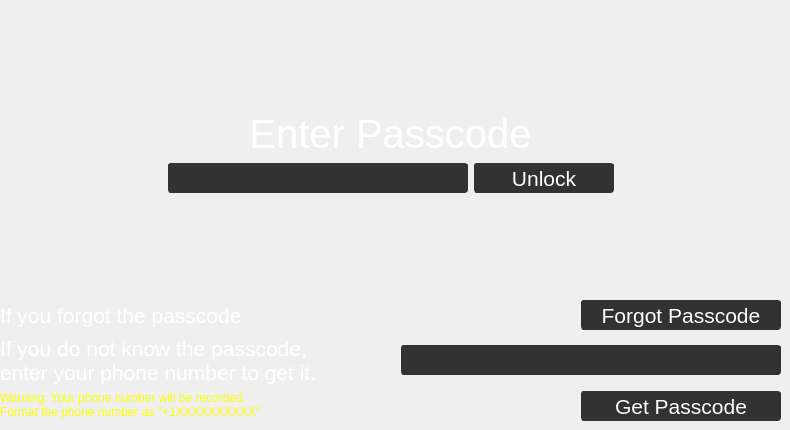
    <widget class="QWidget" name="passcodePage">
     <widget class="QWidget" name="verticalLayoutWidget_6">
      <property name="geometry">
       <rect>
        <x>0</x>
        <y>10</y>
        <width>781</width>
        <height>411</height>
       </rect>
      </property>
      <layout class="QVBoxLayout" name="verticalLayout">
       <item>
        <spacer name="verticalSpacer">
         <property name="orientation">
          <enum>Qt::Vertical</enum>
         </property>
         <property name="sizeHint" stdset="0">
          <size>
           <width>20</width>
           <height>40</height>
          </size>
         </property>
        </spacer>
       </item>
       <item>
        <widget class="QLabel" name="passcodeEnterLabel">
         <property name="font">
          <font>
           <pointsize>30</pointsize>
          </font>
         </property>
         <property name="styleSheet">
          <string notr="true">color:white</string>
         </property>
         <property name="text">
          <string>Enter Passcode</string>
         </property>
         <property name="alignment">
          <set>Qt::AlignCenter</set>
         </property>
        </widget>
       </item>
       <item>
        <layout class="QHBoxLayout" name="horizontalLayout">
         <item>
          <spacer name="horizontalSpacer_3">
           <property name="orientation">
            <enum>Qt::Horizontal</enum>
           </property>
           <property name="sizeHint" stdset="0">
            <size>
             <width>40</width>
             <height>20</height>
            </size>
           </property>
          </spacer>
         </item>
         <item>
          <widget class="QLineEdit" name="passcodeEnterLineEdit">
           <property name="minimumSize">
            <size>
             <width>300</width>
             <height>30</height>
            </size>
           </property>
           <property name="font">
            <font>
             <pointsize>16</pointsize>
            </font>
           </property>
           <property name="styleSheet">
            <string notr="true">color: white; background-color: rgb(50,50,50); border-radius:3px;border-color: rgb(50,50,50);border-width: 1px;border-style: solid;
</string>
           </property>
           <property name="text">
            <string/>
           </property>
           <property name="echoMode">
            <enum>QLineEdit::Password</enum>
           </property>
           <property name="alignment">
            <set>Qt::AlignCenter</set>
           </property>
          </widget>
         </item>
         <item>
          <widget class="QPushButton" name="passcodeEnterPushButton">
           <property name="minimumSize">
            <size>
             <width>140</width>
             <height>30</height>
            </size>
           </property>
           <property name="font">
            <font>
             <pointsize>16</pointsize>
             <bold>false</bold>
            </font>
           </property>
           <property name="styleSheet">
            <string notr="true">color: white; background-color: rgb(50,50,50); border-radius:3px;border-color: rgb(50,50,50);border-width: 1px;border-style: solid;
</string>
           </property>
           <property name="text">
            <string>Unlock</string>
           </property>
          </widget>
         </item>
         <item>
          <spacer name="horizontalSpacer_4">
           <property name="orientation">
            <enum>Qt::Horizontal</enum>
           </property>
           <property name="sizeHint" stdset="0">
            <size>
             <width>40</width>
             <height>20</height>
            </size>
           </property>
          </spacer>
         </item>
        </layout>
       </item>
       <item>
        <spacer name="verticalSpacer_2">
         <property name="orientation">
          <enum>Qt::Vertical</enum>
         </property>
         <property name="sizeHint" stdset="0">
          <size>
           <width>20</width>
           <height>40</height>
          </size>
         </property>
        </spacer>
       </item>
       <item>
        <layout class="QHBoxLayout" name="horizontalLayout_32">
         <item>
          <widget class="QLabel" name="label_10">
           <property name="font">
            <font>
             <pointsize>16</pointsize>
            </font>
           </property>
           <property name="styleSheet">
            <string notr="true">color:white</string>
           </property>
           <property name="text">
            <string>If you forgot the passcode</string>
           </property>
          </widget>
         </item>
         <item>
          <spacer name="horizontalSpacer_33">
           <property name="orientation">
            <enum>Qt::Horizontal</enum>
           </property>
           <property name="sizeHint" stdset="0">
            <size>
             <width>40</width>
             <height>20</height>
            </size>
           </property>
          </spacer>
         </item>
         <item>
          <widget class="QPushButton" name="forgotPasswordPushButton">
           <property name="minimumSize">
            <size>
             <width>200</width>
             <height>30</height>
            </size>
           </property>
           <property name="maximumSize">
            <size>
             <width>200</width>
             <height>30</height>
            </size>
           </property>
           <property name="font">
            <font>
             <pointsize>16</pointsize>
            </font>
           </property>
           <property name="styleSheet">
            <string notr="true">color: white; background-color: rgb(50,50,50); border-radius:3px;border-color: rgb(50,50,50);border-width: 1px;border-style: solid;
</string>
           </property>
           <property name="text">
            <string>Forgot Passcode</string>
           </property>
          </widget>
         </item>
        </layout>
       </item>
       <item>
        <layout class="QVBoxLayout" name="verticalLayout_45">
         <item>
          <layout class="QHBoxLayout" name="horizontalLayout_7">
           <item>
            <widget class="QLabel" name="paramedicsLabel">
             <property name="font">
              <font>
               <pointsize>16</pointsize>
              </font>
             </property>
             <property name="styleSheet">
              <string notr="true">color:white</string>
             </property>
             <property name="text">
              <string>If you do not know the passcode,
enter your phone number to get it.</string>
             </property>
            </widget>
           </item>
           <item>
            <spacer name="horizontalSpacer_5">
             <property name="orientation">
              <enum>Qt::Horizontal</enum>
             </property>
             <property name="sizeHint" stdset="0">
              <size>
               <width>40</width>
               <height>20</height>
              </size>
             </property>
            </spacer>
           </item>
           <item>
            <widget class="QLineEdit" name="paramedicsPhoneNumberLineEdit">
             <property name="minimumSize">
              <size>
               <width>380</width>
               <height>30</height>
              </size>
             </property>
             <property name="maximumSize">
              <size>
               <width>16777215</width>
               <height>16777215</height>
              </size>
             </property>
             <property name="font">
              <font>
               <pointsize>16</pointsize>
              </font>
             </property>
             <property name="styleSheet">
              <string notr="true">color: white; background-color: rgb(50,50,50); border-radius:3px;border-color: rgb(50,50,50);border-width: 1px;border-style: solid;
</string>
             </property>
            </widget>
           </item>
          </layout>
         </item>
         <item>
          <layout class="QHBoxLayout" name="horizontalLayout_15">
           <item>
            <widget class="QLabel" name="paramedicsWarning">
             <property name="styleSheet">
              <string notr="true">color:yellow</string>
             </property>
             <property name="text">
              <string>Warning: Your phone number will be recorded.
Format the phone number as &quot;+1XXXXXXXXXX&quot;</string>
             </property>
             <property name="alignment">
              <set>Qt::AlignLeading|Qt::AlignLeft|Qt::AlignTop</set>
             </property>
            </widget>
           </item>
           <item>
            <spacer name="horizontalSpacer_6">
             <property name="orientation">
              <enum>Qt::Horizontal</enum>
             </property>
             <property name="sizeHint" stdset="0">
              <size>
               <width>40</width>
               <height>20</height>
              </size>
             </property>
            </spacer>
           </item>
           <item>
            <widget class="QPushButton" name="getPasscodePushButton">
             <property name="minimumSize">
              <size>
               <width>200</width>
               <height>30</height>
              </size>
             </property>
             <property name="maximumSize">
              <size>
               <width>200</width>
               <height>30</height>
              </size>
             </property>
             <property name="font">
              <font>
               <pointsize>16</pointsize>
              </font>
             </property>
             <property name="styleSheet">
              <string notr="true">color: white; background-color: rgb(50,50,50); border-radius:3px;border-color: rgb(50,50,50);border-width: 1px;border-style: solid;
</string>
             </property>
             <property name="text">
              <string>Get Passcode</string>
             </property>
            </widget>
           </item>
          </layout>
         </item>
        </layout>
       </item>
      </layout>
     </widget>
    </widget>
